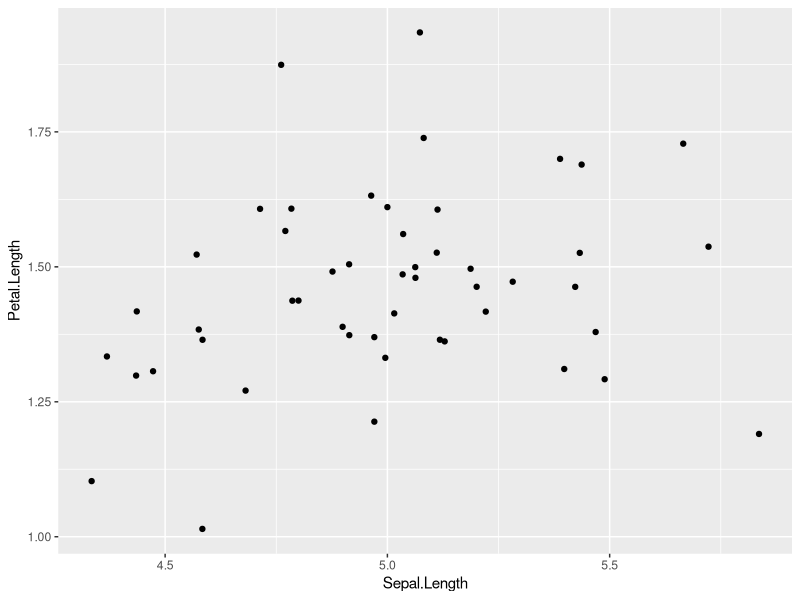

Write R code to recreate this figure. (Note: this script raises an error after producing the figure.)
## ---- chunk 1
library(dplyr)
library(ggplot2)

## ---- chunk 2

head(iris)


## ---- chunk 3
str(iris)
## ---- chunk 4

data_temp <- iris[iris$Species == "setosa",]

str(data_temp)

## ---- chunk 5
library(dplyr)

data_temp <- filter(iris, Species == "setosa")

str(data_temp)

## ---- chunk 6
library(ggplot2)
iris%>%
  filter(Species == "setosa")%>%
  filter(Sepal.Length > 0.02)%>%
  select(Sepal.Length, Petal.Length)%>%
  ggplot(aes(x = Sepal.Length, y = Petal.Length))+
    geom_jitter()

## ---- chunk 7
#filter(data, argument1 &| argument2 &| ... )

filter(iris, Species == "setosa" & Sepal.Length > 0.3)

## ---- chunk 8
#select(data, colonne1, colonne2,...)

select(iris, Sepal.Width, Sepal.Length)

## ---- chunk 9
# ex. summarise(data, moyenne = mean(variable), mediane = median(variable)
#, N = n())

summarise(iris, 
          moyenne = mean(Sepal.Width), 
          mediane = median(Sepal.Width), 
          N = n())

## ---- chunk 10
data_temp <- group_by(iris, Species)
summarise(data_temp,
          moyenne = mean(Sepal.Width), 
          mediane = median(Sepal.Width), 
          N = n())

## ---- chunk 11
data_temp <- select(iris, Sepal.Width)
# mutate(data, new_variable_name/variable_name = transformation)
mutate(data_temp, 
       Sepal.Width_2 = Sepal.Width + 3.14)

## ---- chunk 12
data_temp <- select(iris, Sepal.Width, Species)
# mutate(data, new_variable_name/variable_name = if_else(test, alors, sinon))
mutate(data_temp, 
       Sepal.Width_2 = if_else(Species == "setosa", 
                               Sepal.Width + 3.14, 
                               Sepal.Width))
## ---- chunk 13
data_temp <- select(iris, Sepal.Width, Species)
# mutate(data, nouveau_nom = ancien_nom)
rename(data_temp, Width = Sepal.Width)

## ---- chunk 14
data_temp <- select(iris, Sepal.Width, Species)
# arrange(data, variable_to_order, desc(variable_to_order_in_desc._order))
arrange(data_temp, desc(Sepal.Width))

## ---- chunk 15
iris%>%
  filter(Species == "setosa")%>%
  select(Sepal.Length)%>%
  summarise(somme = sum(Sepal.Length))
## ---- chunk 16
library(tidyr)

# gather(key = "nom_de_la_colonne_condition", 
#         value = "nom_de_la_colonne_valeur", 
#         -nom_des_colonnes_a_ignorer)

iris%>%
  gather(key = "part", value = "size", -Species)


## ---- chunk 17
iris%>%
  gather(key = "part", value = "size", -Species)
## ---- chunk 18
library(tibble) # nécessaire pour utiliser la fonction rowid_to_column()
temp <- iris%>%
  rowid_to_column(var = "ID")%>% # Il est nécessaire 
  #d'ajouter une colonne ID pour que spread()  puisse fonctionner
  gather(key = "part", value = "size", -Species, -ID)

temp%>%
  spread(part, size)
## ---- chunk 19
knitr::include_graphics("pyramid_ggplot.JPG")
## ---- chunk 20
ggplot(iris, aes(x = Sepal.Length, y = Petal.Width, color = Species))
## ---- chunk 21
ggplot(iris, aes(x = Sepal.Length, y = Petal.Width, color = Species)) + 
  geom_point()

## ---- chunk 22
ggplot(iris, aes(x = Sepal.Length, y = Petal.Width, color = Species)) + 
  geom_boxplot()
## ---- chunk 23
ggplot(iris, aes(x = Sepal.Length, y = Petal.Width, fill = Species)) + 
  geom_boxplot()
## ---- chunk 24
knitr::include_graphics("cheat_sheet_ggplot.JPG")
## ---- chunk 25

ggplot(iris, aes(x = Petal.Width, y = Sepal.Width)) + geom_point()

## ---- chunk 26

ggplot(iris, aes(x = Petal.Width, y = Sepal.Width, color = Petal.Length)) + 
  geom_point()

## ---- chunk 27

ggplot(iris, aes(x = Species, y = Sepal.Width)) + geom_boxplot()

## ---- chunk 28
ggplot(iris, aes(x = Sepal.Width)) + geom_histogram()

## ---- chunk 29
iris%>%
  gather(key = "part", value = "size", -Species)%>%
ggplot(aes(x = size, fill = part)) + geom_density()

## ---- chunk 30
iris%>%
  gather(key = "part", value = "size", -Species)%>%
  ggplot(aes(x = part, y = size)) + geom_bar(stat = "identity")
## ---- chunk 31
iris%>%
  group_by(Species)%>%
  summarise(moyenne.sepal.width = mean(Sepal.Width, na.rm = TRUE),
            sd.sepal.width = sd(Sepal.Width, na.rm = TRUE))
## ---- chunk 32
iris%>%
  group_by(Species)%>%
  summarise(moyenne.sepal.width = mean(Sepal.Width, na.rm = TRUE),
            sd.sepal.width = sd(Sepal.Width, na.rm = TRUE))%>%
  ggplot(aes(x = Species, y = moyenne.sepal.width)) + 
    geom_bar(stat = "identity")+
    geom_errorbar(aes(ymin = moyenne.sepal.width - sd.sepal.width, 
                      ymax = moyenne.sepal.width + sd.sepal.width))
## ---- chunk 33
ggplot(iris, aes(x = Sepal.Width)) + 
  geom_histogram(color = "red")

## ---- chunk 34
ggplot(iris, aes(x = Sepal.Width)) + 
  geom_histogram(color = "red", fill ="black")

## ---- chunk 35
iris%>%
  gather(key = "part", value = "size", -Species)%>%
ggplot(aes(x = size, fill = part)) + geom_density()

## ---- chunk 36
iris%>%
  gather(key = "part", value = "size", -Species)%>%
ggplot(aes(x = size, fill = part)) + geom_density(alpha = 0.5)

## ---- chunk 37
ggplot(iris, aes(x = Species, y = Sepal.Width)) + geom_boxplot(width = 0.5)

## ---- chunk 38

ggplot(iris, aes(x = Species, y = Sepal.Width)) + geom_boxplot(width = 0.5)+
  labs(x = "Espèces", y = "largeur pétales", title = "Mon joli boxplot")

## ---- chunk 39

ggplot(iris, aes(x = Species, y = Sepal.Width)) + geom_boxplot(width = 0.5)+
  labs(x = "Espèces", y = "largeur pétales", title = "Mon joli boxplot")+
  theme_minimal()

